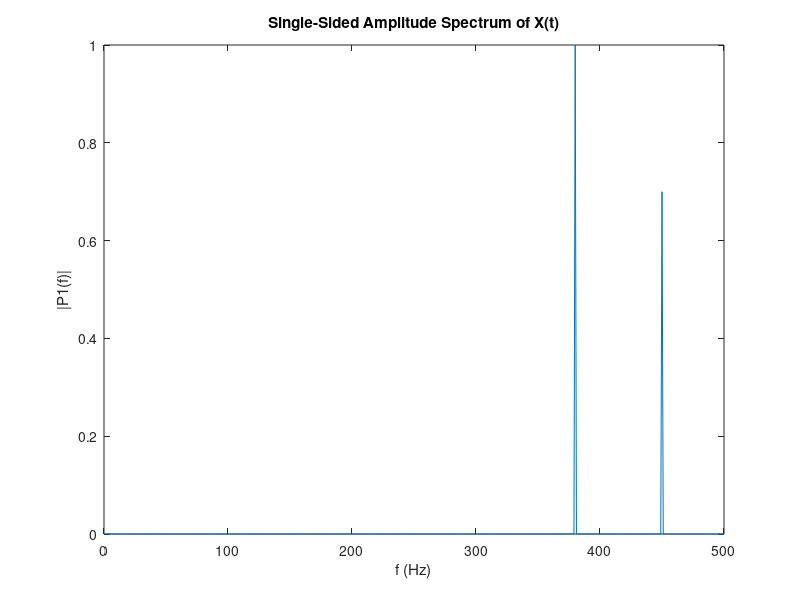

Reproduce this figure in MATLAB.
clc
clear
close all
Fs = 1000;            % Sampling frequency
T = 1/Fs;             % Sampling period
L = 1000;             % Length of signal
t = (0:L-1)*T;        % Time vector
S = 0.7*sin(2*pi*550*t) + sin(2*pi*620*t);
% X = S + 2*randn(size(t));
X=S;
plot(1000*t(1:50),X(1:50))
title('Signal Corrupted with Zero-Mean Random Noise')
xlabel('t (milliseconds)')
ylabel('X(t)')
Y = fft(X);
P2 = abs(Y/L);
P1 = P2(1:L/2+1);
P1(2:end-1) = 2*P1(2:end-1);
f = Fs*(0:(L/2))/L;
plot(f,P1)
title('Single-Sided Amplitude Spectrum of X(t)')
xlabel('f (Hz)')
ylabel('|P1(f)|')